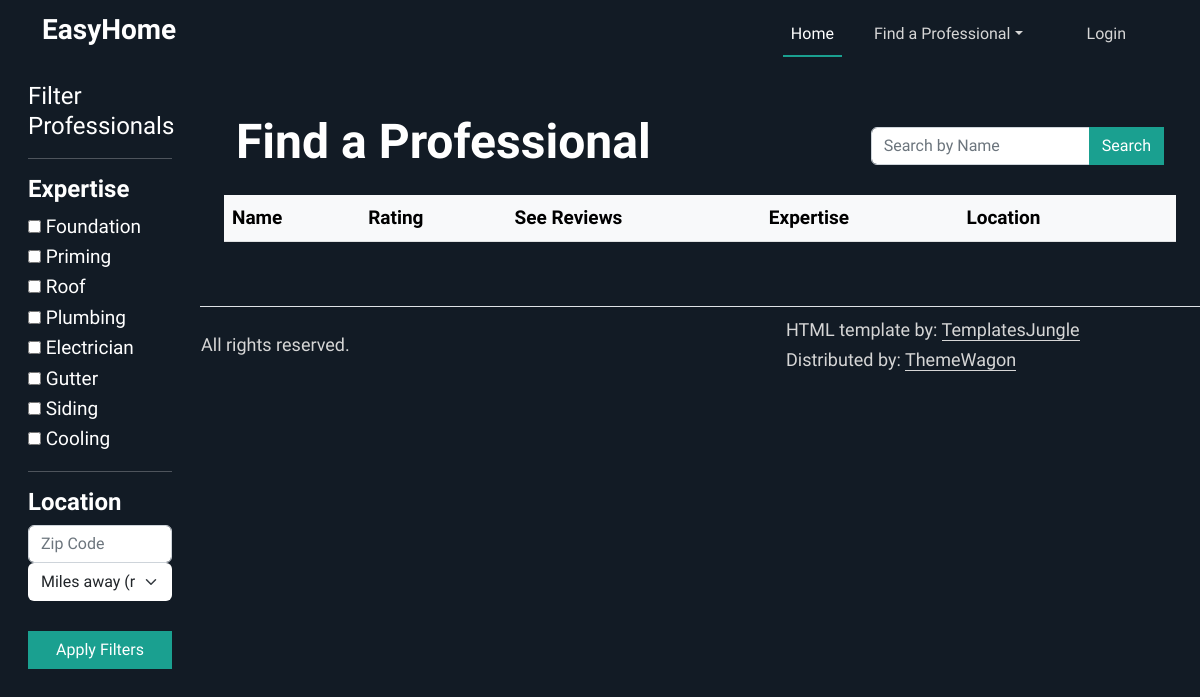
Page /professionals on the earlier database version.
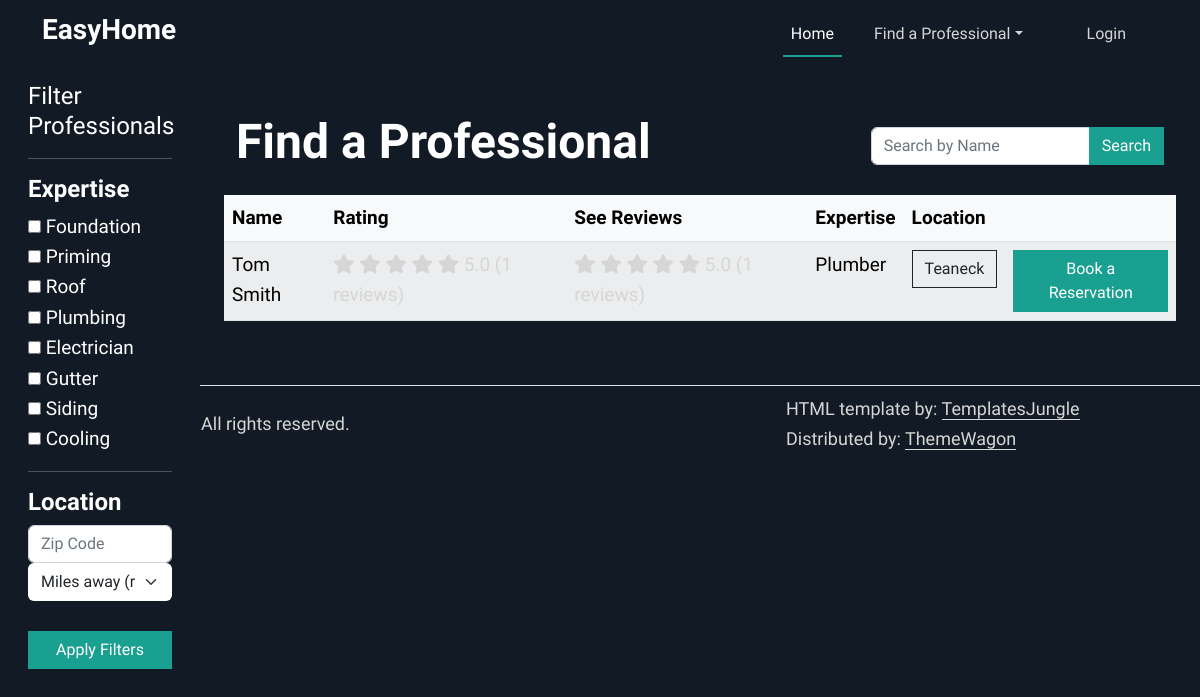
Same page on the later database version.
### tables this page shows
CREATE TABLE professionals (
                  id INTEGER PRIMARY KEY AUTOINCREMENT,
                  user_id INTEGER NOT NULL,
                  profession VARCHAR2(50) NOT NULL,
                  hourly_cost DECIMAL(10,2),
                  description TEXT,
                  is_verified BOOLEAN DEFAULT 0,
                  FOREIGN KEY (user_id) REFERENCES users(id)
            );

CREATE TABLE users (
                id INTEGER PRIMARY KEY AUTOINCREMENT,
                first_name VARCHAR2(25) NOT NULL,
                middle_name VARCHAR2(15),
                last_name VARCHAR2(25) NOT NULL,
                gender CHAR(1) CHECK (gender IN ('M','F','O')) NOT NULL,
                phone_number VARCHAR2(12) NOT NULL,
                email VARCHAR2(50) NOT NULL,
                password VARCHAR2(50) NOT NULL,
                street_number VARCHAR2(10),
                street_name VARCHAR2(35),
                town VARCHAR2(30),
                state CHAR(2),
                zip_code NUMBER(5),
                user_type VARCHAR2(20) CHECK (user_type IN ('customer','professional')) DEFAULT 'customer'
            );

### app.py (the view, shortened to what this page needs)
@app.route('/professionals', methods=["GET", "POST"])
def professionals():
    list = get_professionals()
    user_zip = ""
    if current_user.is_authenticated:
        user_zip = get_user_by_id(current_user.id).zip_code
    return render_template("professionals.html", professionals=list, user_zip=user_zip)

### templates/professionals.html (shortened to what this page needs)
{%extends "base.html"%}
{%block content%}
<div class="container-fluid">
  <div class="row">
    <div class="col-md-3 col-lg-2 d-md-block bg-dark text-white sidebar vh-100 position-fixed">
      <div class="p-3">
        <a href="/" class="d-flex align-items-center mb-3 mb-md-0 text-white text-decoration-none">
          <span class="fs-4">Filter Professionals</span>
        </a>
        <hr>
        <form method="POST">
          <h4>Expertise</h4>
          <input type="checkbox" id="Foundation" name="expertise" value="Foundation">
          <label for="Foundation">Foundation</label><br>
          <input type="checkbox" id="Priming" name="expertise" value="Priming">
          <label for="Priming">Priming</label><br>
          <input type="checkbox" id="Roof" name="expertise" value="Roof">
          <label for="Roof">Roof</label><br>
          <input type="checkbox" id="Plumbing" name="expertise" value="Plumbing">
          <label for="Plumbing">Plumbing</label><br>
          <input type="checkbox" id="Electrician" name="expertise" value="Electrician">
          <label for="Electrician">Electrician</label><br>
          <input type="checkbox" id="Gutter" name="expertise" value="Gutter">
          <label for="Gutter">Gutter</label><br>
          <input type="checkbox" id="Siding" name="expertise" value="Siding">
          <label for="Siding">Siding</label><br>
          <input type="checkbox" id="Cooling" name="expertise" value="Cooling">
          <label for="Cooling">Cooling</label><br>
          <hr>
          <h4>Location</h4>
          <div class="input-group rounded">
            <input type="search" class="form-control rounded" placeholder="Zip Code" aria-label="Search"
              aria-describedby="search-addon" name="zip_code" />
          </div>
          <select class="form-select" aria-label="Miles away" name="distance">
            <option selected value="0">Miles away (range)</option>
          </select>
          <br>
          <button type="submit" class="btn btn-primary w-100" name="filters">Apply Filters</button>
        </form>
      </div>
    </div>
    <main class="col-md-9 ms-sm-auto col-lg-10 px-md-4 offset-md-3">
        <section id="feature">
          <div class="container py-5">
            <div class="row align-items-center mb-3">
              <div class="col-md-8">
                <h2>Find a Professional</h2>
              </div>
              <div class="col-md-4">
                <form method="POST">
                  <div class="input-group">
                    <input type="search" class="form-control" placeholder="Search by Name" name="search" />
                    <button type="submit" class="btn btn-primary" name="name">Search</button>
                  </div>
                </form>
              </div>
            </div>
          <div class="row">
            <table class="table table-striped table-light">
              <thead>
                <tr>
                  <th scope="col">Name</th>
                  <th scope="col">Rating</th>
                  <th scope="col">See Reviews</th>
                  <th scope="col">Expertise</th>
                  <th scope="col">Location</th>
                  <th scope="col"></th>
                </tr>
              </thead>
              <tbody>
                {%for prof in professionals%}
                <tr>
                  <td>{{prof.first_name}} {{prof.last_name}}</td>
                  <td>
                    <a href="/submit_review/{{prof.user_id}}">
                    {% if prof.avg_rating > 0 %}
                    <span class="text-warning">
                      {% for i in range(prof.avg_rating|int) %}
                        <i class="fas fa-star"></i>
                      {% endfor %}
                    </span>
                    {{ prof.avg_rating }} ({{ prof.review_count }} reviews)
                  {% else %}
                    No ratings yet
                  {% endif %}
                </a>
                </td>
                <td>
                  {% if prof.avg_rating > 0 %}
                    <span class="text-warning">
                      {% for i in range(prof.avg_rating|int) %}
                        <i class="fas fa-star"></i>
                      {% endfor %}
                    </span>
                    <a href="/reviews/{{prof.prof_id}}">{{ prof.avg_rating }} ({{ prof.review_count }} reviews)</a>
                  {% else %}
                    <a href="/reviews/{{prof.prof_id}}">See Reviews</a>
                  {% endif %}
                </td>
                  <td>{{prof.profession}}</td>
                  <td><button type="button" class="btn btn-outline-dark" data-bs-toggle="modal"
                      data-bs-target="#exampleModal{{ loop.index }}">
                      {{prof.town}}
                    </button>
                  </td>
                  <td><a href="/createReservation/{{prof.user_id}}" class="btn btn-primary" role="button">Book a Reservation</a></td>
                </tr>
                {%endfor%}
              </tbody>
            </table>
          </div>
        </div>
      </section>
    </main>
  </div>
</div>
{%endblock%}

### templates/base.html (shortened to what this page needs)
<!doctype html>
<html lang="en">
<head>
  <link rel="stylesheet" type="text/css" href="{{ url_for('static', filename='assets/css/vendor.css') }}">
  <link rel="stylesheet" href="https://cdn.jsdelivr.net/npm/swiper@9/swiper-bundle.min.css" />
  <link rel="stylesheet" href="https://cdn.jsdelivr.net/npm/bootstrap-icons@1.5.0/font/bootstrap-icons.css">
  <link href="https://cdn.jsdelivr.net/npm/bootstrap@5.2.3/dist/css/bootstrap.min.css" rel="stylesheet"
>
    <link rel="stylesheet" href="{{ url_for('static', filename='assets/css/style.css') }}">
</head>
<body data-bs-spy="scroll" data-bs-target="#navbar-example2" tabindex="0">
  <header id="nav" class="site-header position-fixed text-white bg-dark">
    <nav id="navbar-example2" class="navbar navbar-expand-lg py-2">
      <div class="container ">
        <a class="navbar-brand" href="/"><h3>EasyHome</h3></a>
        <div class="offcanvas offcanvas-end" tabindex="-1" id="offcanvasNavbar2"
          aria-labelledby="offcanvasNavbar2Label">
          <div class="offcanvas-body">
            <ul class="navbar-nav align-items-center justify-content-end align-items-center flex-grow-1 ">
              <li class="nav-item">
                <a class="nav-link active me-md-4" href="/">Home</a>
              </li>
              <li class="nav-item dropdown ">
                <a class="nav-link me-md-4 text-center dropdown-toggle" data-bs-toggle="dropdown" href="#" role="button"
                  aria-expanded="false">Find a Professional</a>
              </li>
                {%if current_user.first_name != null%}
                <li class="nav-item dropdown ">
                  <a class="nav-link me-md-4 text-center dropdown-toggle" data-bs-toggle="dropdown" href="#" role="button"
                    aria-expanded="false">Profile</a>
                  <ul class="dropdown-menu dropdown-menu-dark">
                    <li><a href="/manageReservations" class="dropdown-item">Manage Reservations</a></li>
                    <li><hr></li>
                    <li><a href="/logout" class="dropdown-item">Log Out </a></li>
                  </ul>
                </li>
                {%else%}
                <li class="nav-item">
                  <a class="nav-link mx-md-4" href="/login">Login</a>
                </li>
                {%endif%}
            </ul>
          </div>
        </div>
      </div>
    </nav>
  </header>
  {%block content%}
  {%endblock%}
    <footer class="d-flex flex-wrap justify-content-between align-items-center border-top"></footer>
    <div class="container">
      <footer class="d-flex flex-wrap justify-content-between align-items-center py-2 ">
        <div class="col-md-8 d-flex align-items-center">
          <p>© 2024 EasyHome. All rights reserved.</p>
        </div>
        <div class="col-md-4 d-flex align-items-center">
          <p>HTML template by: <a rel="noopener" href="https://templatesjungle.com/" class="link-primary"
              target="_blank">TemplatesJungle</a> <br> Distributed by: <a rel="noopener" href="https://themewagon.com" class="link-primary"
              target="_blank">ThemeWagon</a></p>
        </div>
      </footer>
    </div>
    <link rel="stylesheet" href="https://cdnjs.cloudflare.com/ajax/libs/font-awesome/5.15.4/css/all.min.css">
</body>
</html>

### static/assets/css/style.css (style rules this page uses)
:root { --accent-color: #1AA090; --dark-color: #121B25; --grey-color: #83898F; --body-text-color: #FFFFFF; --light-text-color: #D6D6D6; --link-color: #092035; }
body { padding-top: 65px; font-family: 'Work Sans', sans-serif; font-weight: 400; font-size: 19px; line-height: 1.6em; color: var(--body-text-color); background-color: var(--dark-color); }
h1, .h1, h2, .h2, h3, .h3, h4, .h4, h5, .h5, h6, .h6 { font-family: 'Work Sans', sans-serif; font-weight: 600; color: var(--body-text-color); }
h2, .h2 { font-size: 48px; }
ul { padding: 0; }
p { font-family: 'Work Sans', sans-serif; color: var(--light-text-color); font-size: 18px; }
a { color: var(--light-text-color); text-decoration: none; transition: all 0.3s ease-out; }
i { color: var(--light-text-color); }
.btn { --bs-btn-border-radius: 0 rem; }
.btn-primary { --bs-btn-color: #fff; --bs-btn-bg: var(--accent-color); --bs-btn-border-color: var(--accent-color); --bs-btn-hover-color: #fff; --bs-btn-hover-bg: var(--accent-color); --bs-btn-hover-border-color: var(--accent-color); --bs-btn-active-color: #fff; --bs-btn-active-bg: var(--accent-color); --bs-btn-active-border-color: var(--accent-color); --bs-btn-disabled-color: #fff; --bs-btn-disabled-bg: var(--accent-color); --bs-btn-disabled-border-color: var(--accent-color); }
.text-white .nav-link.active, .text-white .nav-link:focus, .text-white .nav-link:hover { color: var(----body-text-color); }
.nav-link.active, .nav-link:focus, .nav-link:hover { color: var(----body-text-color); }
.nav-link { color: var(--light-text-color); font-size: 16px; position: relative; }
.nav-link:not(.dropdown-toggle):after { content: ''; position: absolute; left: 0; bottom: 0; width: 0; background: var(--accent-color); border-bottom: 2px solid var(--accent-color); transition: width 0.3s ease-out; }
.nav-link.active:after { width: 100%; }
.bg-dark { background-color: var(--dark-color) !important; }
.site-header { position: fixed; top: 0; width: 100%; z-index: 99999; transition: background 0.3s ease-out; }
a.navbar-brand { color: var(--body-text-color); }
a.nav-link.dropdown-toggle { color: #D6D6D6; font-size: 16px; }
.form-select { border: 1px solid transparent; border-radius: none; }
.link-primary { color: var(--light-text-color) !important; border-bottom: 1px solid var(--light-text-color); }

Differences in the rows shown:
added professionals: first_name "Tom", last_name "Smith", avg_rating "5.0", review_count "1", profession "Plumber", town "Teaneck"
